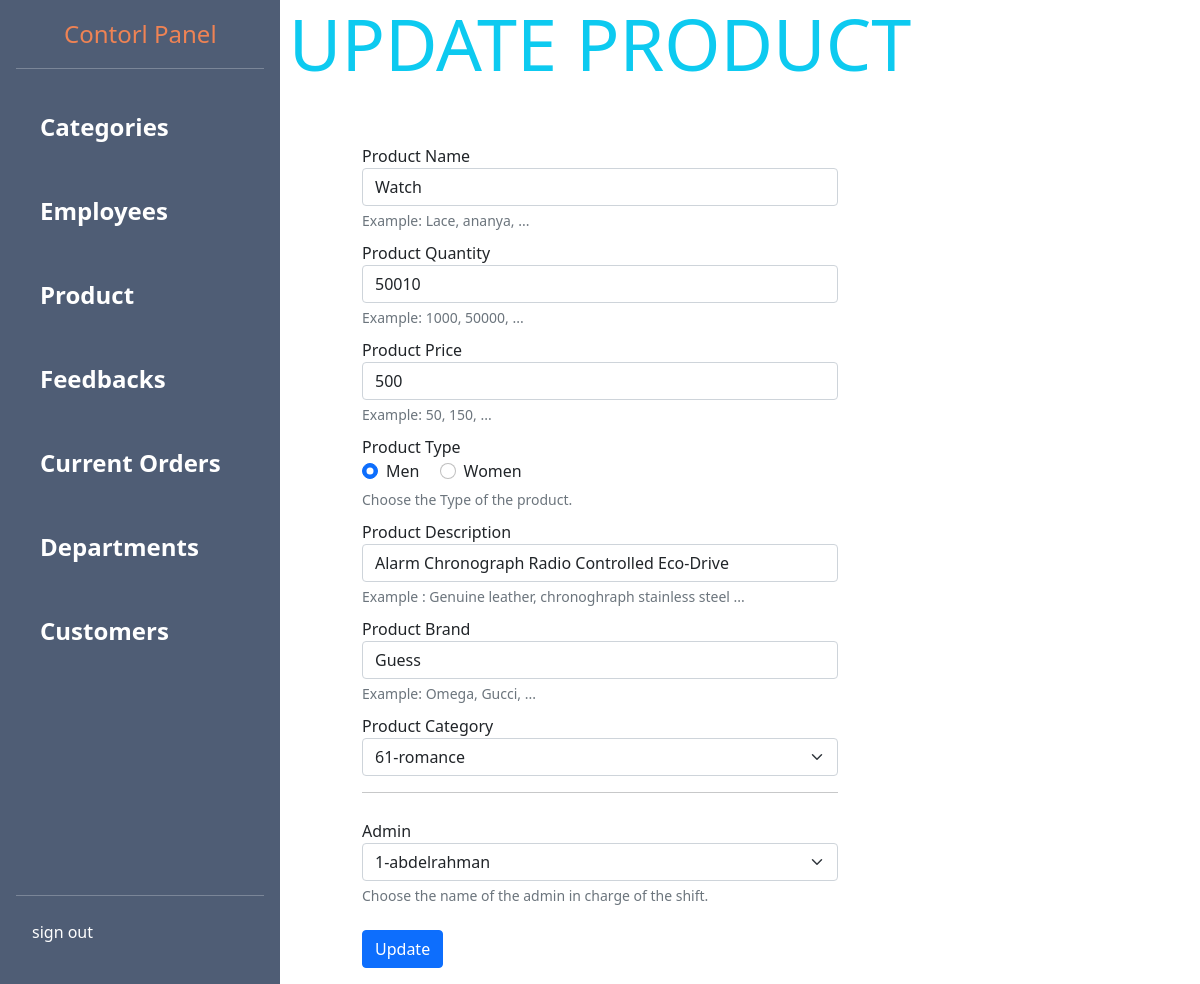
/alterPages/product/addproduct.php?update=1, run on the app's committed database.
### tables this page shows
CREATE TABLE `product` (
  `id` int(4) NOT NULL,
  `proName` varchar(255) NOT NULL,
  `description` varchar(255) NOT NULL,
  `metalPurty` varchar(255) NOT NULL,
  `metalColor` varchar(200) NOT NULL,
  `Brand` varchar(200) NOT NULL,
  `price` int(4) NOT NULL,
  `image` mediumtext NOT NULL,
  `adminId` int(4) NOT NULL,
  `categoryId` int(4) NOT NULL,
  `prodQuantity` int(11) NOT NULL
);

### alterPages/product/addproduct.php (the view, shortened to what this page needs)
<html>
    <head>
        <link href="https://cdn.jsdelivr.net/npm/bootstrap@5.0.0-beta3/dist/css/bootstrap.min.css" rel="stylesheet">
    </head>
    <?php
include '../../shared/config.php';
include '../../shared/sidebar.php';
$update = false;
if (isset($_GET['update'])) {
    $id = $_GET['update'];
    $update = true;
    $select = "SELECT * FROM `product` Where id=$id";
    $s = mysqli_query($conn, $select);
    $row = mysqli_fetch_array($s);
    $name  = $row['proName'];
    $desc  = $row['description'];
    $brand = $row['Brand'];
    $price = $row['price'];
    $prodQuantity = $row['prodQuantity'];
}
?>
<h1 class="text-center text-info display-2"> <?php if ($update == true) {echo "UPDATE";} else {echo "ADD";} ?> PRODUCT </h1>
<div class="container col-5 mt-5">
    <form method="POST" enctype="multipart/form-data">
        <div class="form-group">
            <label for="name">Product Name</label>
            <input name="proName" value="<?php if ($update == true) {echo $name;} else {echo '';} ?>" type="text" class="form-control" id="name" placeholder="please enter the product Name" required>
            <div class="form-text">Example: Lace, ananya, ...</div>
            <label for="quantity">Product Quantity</label>
            <input name="prodQuantity" value="<?php if ($update == true) {echo $prodQuantity;} else { echo ''; } ?>" type="number" class="form-control" id="quntity" placeholder="please enter the product Quantity" required>
            <div class="form-text">Example: 1000, 50000, ...</div>
            <label for="price">Product Price</label>
            <input name="price" type="number" min="1" value="<?php if ($update == true) {echo $price;} else { echo ''; } ?>" class="form-control" id="price" placeholder="please enter the product price" required>
            <div class="form-text">Example: 50, 150, ...</div>
            <label style="display: block;" for="name">Product Type</label>
            <div class="form-check form-check-inline">
                <input class="form-check-input" type="radio" name="gridRadios" id="gridRadios1" value="Men" onclick="Show()" checked>
                <label class="form-check-label" for="gridRadios1" style="margin-top: 0;" onclick="Show()">Men</label>
            </div>
            <div class="form-check form-check-inline" >
                <input class="form-check-input" type="radio" name="gridRadios" id="gridRadios2" value="woMen" onclick="Show()">
                <label class="form-check-label" for="gridRadios2" style="margin-top: 0;" onclick="Show()">Women</label>
            </div>
            <div class="form-text">Choose the Type of the product.</div>
            <div id="Men">
                <label for="description">Product Description</label>
                <input name="description" value="<?php if ($update == true) {echo $desc;} else {echo ''; } ?>" type="text" class="form-control" id="description" placeholder="Please Enter The Product Description" required>
                <div class="form-text">Example : Genuine leather, chronoghraph stainless steel  ...</div>
                <label for="Brand">Product Brand</label>
            <input name="Brand" value="<?php if ($update == true) { echo $brand;} else { echo '';} ?>" type="text" class="form-control" id="brand" placeholder="please enter the brand" required>
            <div class="form-text">Example: Omega, Gucci, ...</div>
            <label for="inputGroupSelect01">Product Category</label>
            <select name="idCatMen" class="form-select" id="inputGroupSelect01" >
                <?php
                $select = "SELECT * FROM `subcat` WHERE type = 'men' ";
                $result = mysqli_query($conn, $select);
                foreach ($result as $row) {echo "<option value='" . $row['id'] . "'>" . $row['id'] . "-" . $row['subname'] . "</option>";}
                ?>
            </select>
            </div>
            <hr>
            <?php
            if(!isset($_SESSION['idAdmin'])){
            ?>
            <label for="inputGroupSelect01">Admin</label>
            <select name="idAdmin" class="form-select" id="inputGroupSelect01">
                <?php
                $select = "SELECT * FROM `admin` ";
                $result = mysqli_query($conn, $select);
                foreach ($result as $row) { echo "<option value='" . $row['id'] . "'>" . $row['id'] . "-" . $row['adminName'] . "</option>";}
                ?>
            </select>
            <div class="form-text">Choose the name of the admin in charge of the shift. </div>
<?php } ?>
            <?php if ($update == false) { ?>
                <br> <button type="submit" name="send" class="btn btn-primary"> Done </button>
            <?php } else { ?>
                <br> <button type="submit" name="update" class="btn btn-primary"> Update </button>
            <?php } ?>
        </div>
    </form>

### alterPages/product/addproduct.php (style rules this page uses)
label { margin-top: 10px; }

### data on the page
product: proName "Watch", prodQuantity "50010", price "500", description "Alarm Chronograph Radio Controlled Eco-Drive", Brand "Guess"

### other printed values
form field idCatMen "61-romance"
form field idAdmin "1-abdelrahman"
